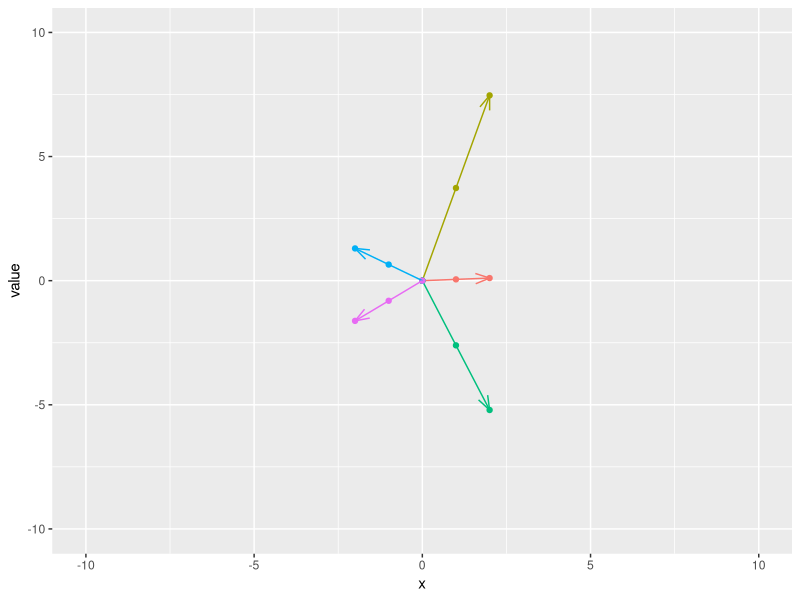
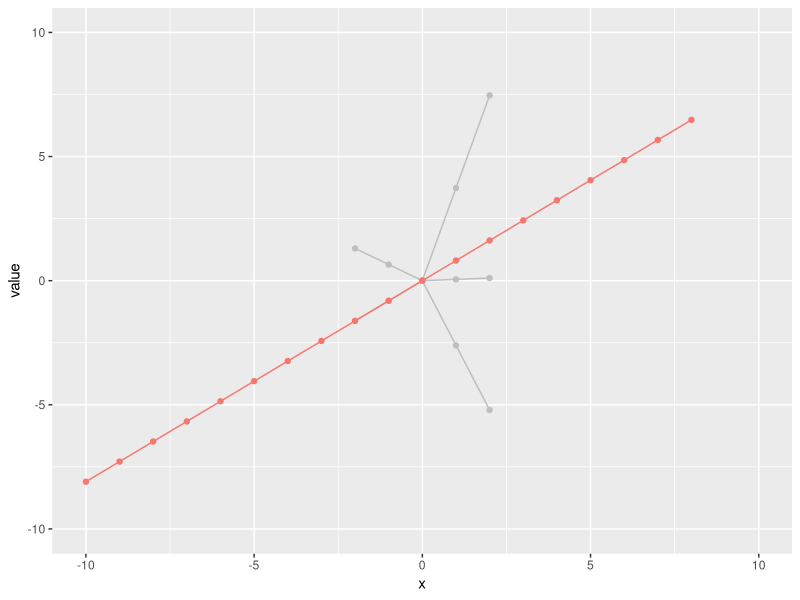
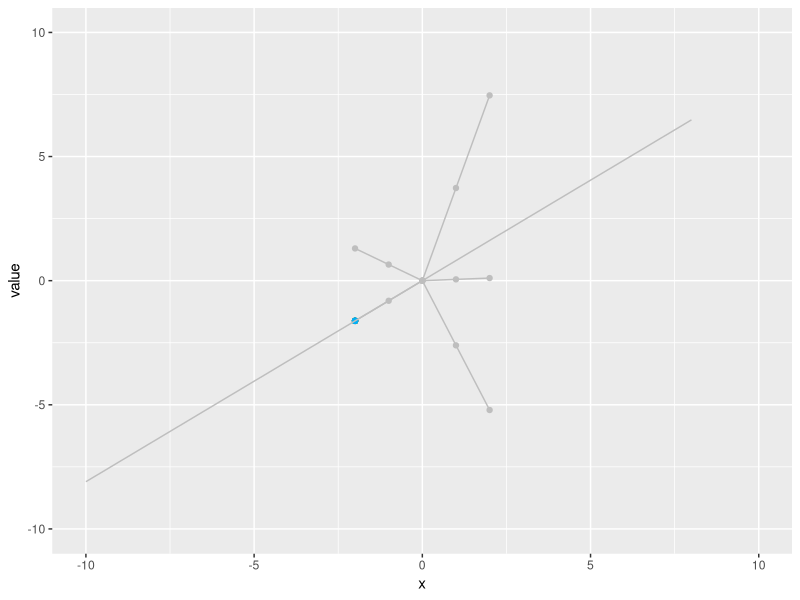
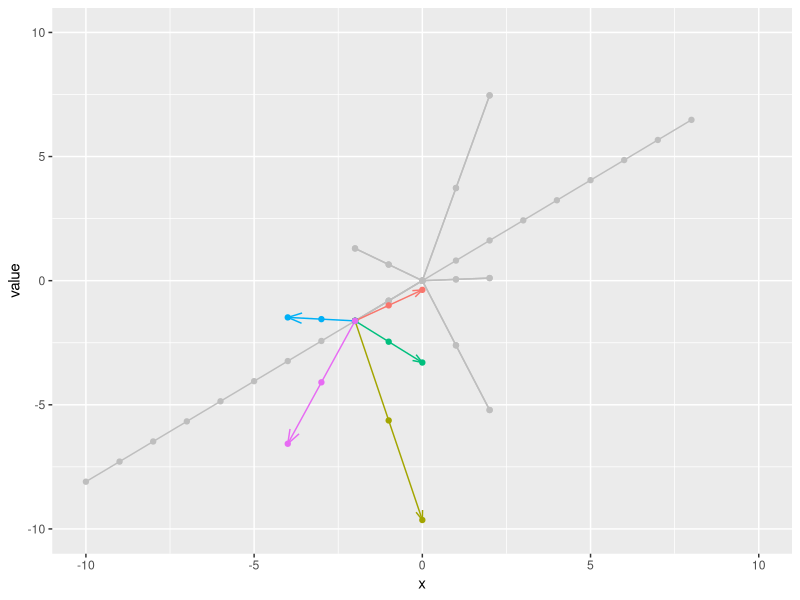
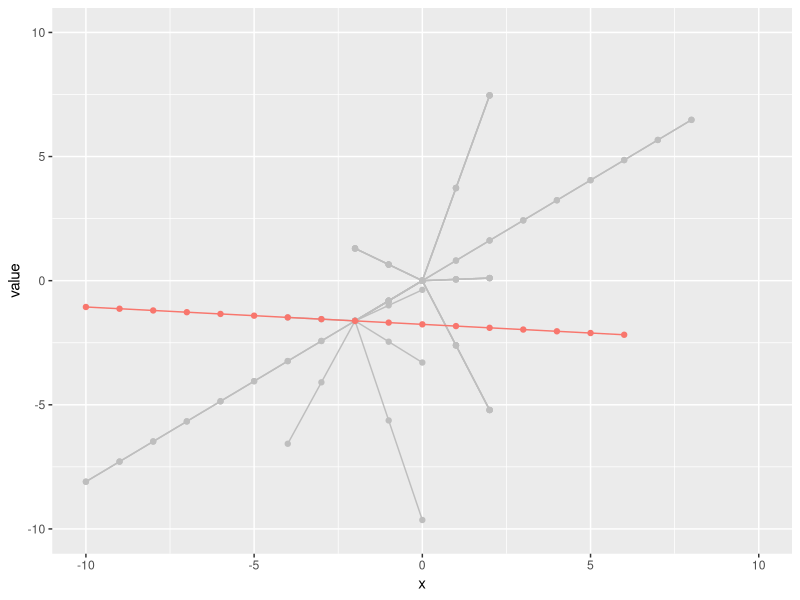
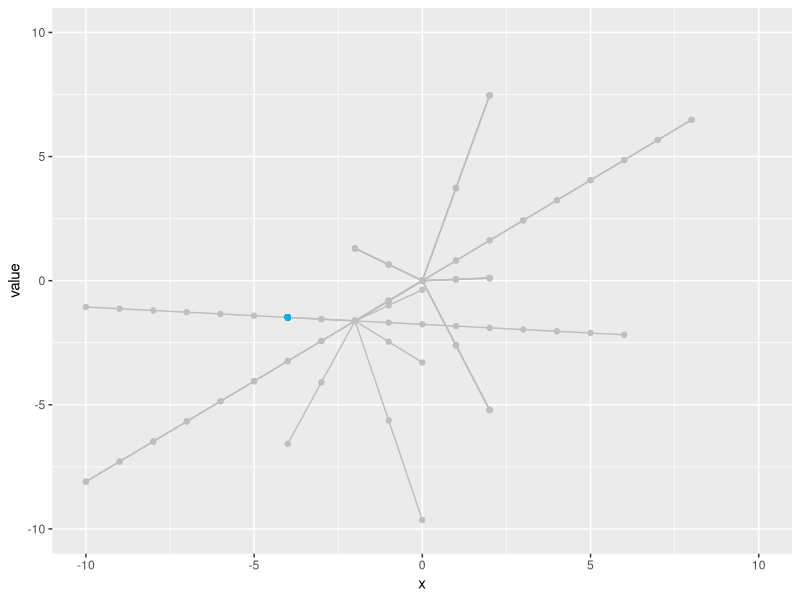
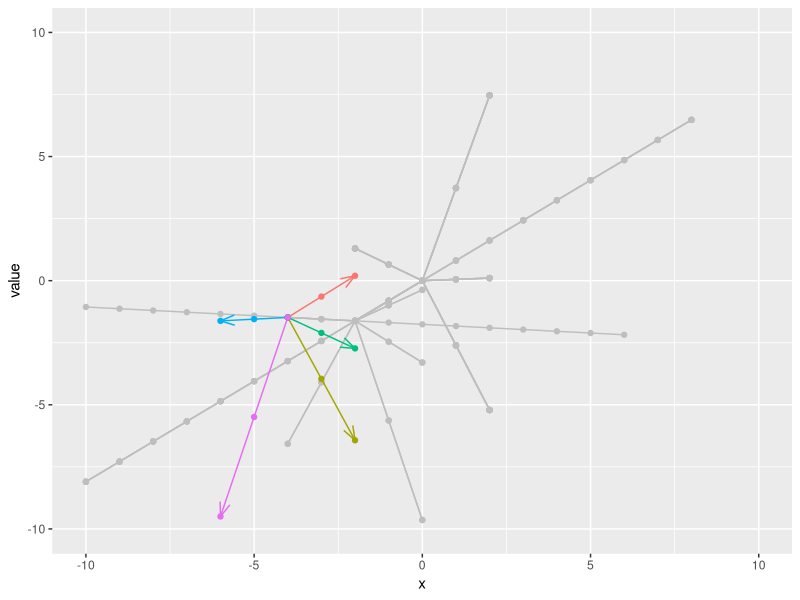

Reproduce these figures in R, in order.
## ---- chunk 1
knitr::opts_chunk$set(echo = TRUE, 
                      warning = FALSE)
library(tidyverse)
## ---- chunk 2

line_expr <- function(x, a, b, degree, randomness){
  tan((degree + randomness)*pi /180) * (x-a) + b
}


y1 <- function(x,a,b,randomness){
  line_expr(degree = 0,x,a,b, randomness)
}

y2 <- function(x,a,b,randomness){
  line_expr(degree = 72,x,a,b, randomness)
}

y3 <- function(x,a,b,randomness){
  line_expr(degree =72*2,x,a,b, randomness)
}

y4 <- function(x,a,b,randomness){
  line_expr(degree = 72*3,x,a,b, randomness)
}

y5 <- function(x,a,b,randomness){
  line_expr(degree = 72*4,x,a,b, randomness)
}

draw_cluster <- function(x_best = NULL, y_best = NULL, length, iter, randomness){
  
  #browser()
  
  if(length(x_best) == 0){
    
    best <- sample(1:nrow(dt),1)
    
    x_best <- dt[best, "x"]
    y_best <- dt[best, "value"]
    
    a <- x_best
    b <- y_best
  }else{
    
  }

  x1 <- seq(x_best, length.out = length)
  x2 <- seq(x_best, length.out = length, by = -1)
  
  df1 <- data.frame(x = x1, a = x_best, b= y_best, randomness = randomness)
  df2 <- data.frame(x = x2, a = x_best, b= y_best, randomness = randomness)
  
  f1 <- list(y1, y2, y5)
  f2 <- list(y3, y4)
  
  map_to_line1 <- function(f) pmap(df1, f)
  map_to_line2 <- function(f) pmap(df2, f)
  
  dt1 <- map(f1, map_to_line1) %>% 
    unlist() %>% as.data.frame() %>% 
    mutate(x = rep(x_best:(x_best + length-1), 3), 
           y = rep(c(1,2,5),each = length))
  colnames(dt1)[1] <- "value"  
  
  dt2 <- map(f2, map_to_line2) %>% 
    unlist() %>% as.data.frame() %>% 
    mutate(x = rep(x_best:(x_best- length +1), 2), 
           y = rep(c(3, 4),each = length))
  colnames(dt2)[1] <- "value"  
  
  dt <- bind_rows(dt1, dt2) %>% 
    mutate(iter=  iter)
    
  
  return(dt)
}


gen_line <- function(x_best, y_best, y, iter, randomness){
  
  dt <- pmap(data.frame(x = (x_best-10):(x_best+10),a = x_best,b = y_best, 
                        randomness = randomness), y) %>% 
    unlist() %>% as.data.frame() %>% 
    mutate(x = rep((x_best-10):(x_best+ 10), 1), 
           y = rep(4,each = length(x)), 
           type = 1, 
           iter = iter)
  colnames(dt)[1] <- "value"  
  
  return(dt)
}
## ---- chunk 3
dt_a <- draw_cluster(0, 0, length =3, iter = 1, randomness = 3) %>% 
  mutate(frame = 1, type = 0)

dt_a %>% filter(y %in% c(1,2,5)) %>% 
  ggplot(aes(x = x, y = value, group = y, color = as.factor(y))) + 
  geom_point() + 
  geom_line(arrow = arrow(angle = 20, length = unit(0.15, "inches"))) + 
  geom_point(data =  dt_a %>% filter(y %in% c(3,4)), 
         aes(x = x, y = value, group = y, color = as.factor(y))) + 
  geom_line(data =  dt_a %>% filter(y %in% c(3,4)), 
         aes(x = x, y = value, group = y, color = as.factor(y)), 
         arrow = arrow(end = "first", angle = 20, length = unit(0.15, "inches"))) + 
  xlim(-10, 10) + 
  ylim(-10, 10) + 
  theme(legend.position = "none")
## ---- chunk 4

x_best <- -2
y_best <- dt_a$value[which(dt_a$x == -2 & dt_a$y ==4)][1]

dt2 <- gen_line(x_best, y_best, y4, iter = 2, randomness= 3)

data2 <- bind_rows(dt_a, dt2) %>% 
  mutate(frame = 2) %>% 
  bind_rows(dt_a)

dt_a %>% 
  ggplot(aes(x = x, y = value, group = interaction(y, frame, iter))) +
  geom_line(col = "gray") + 
  geom_point(col = "gray") +
  xlim(-10, 10) + 
  ylim(-10, 10) + 
  geom_line(data = dt2, aes(x = x, y = value, group = y, col = as.factor(y))) + 
  geom_point(data = dt2, aes(x = x, y = value, group = y, col = as.factor(y))) + 
  theme(legend.position = "none")
  
## ---- chunk 5

x_best <- -2
y_best <- dt_a$value[which(dt_a$x == -2 & dt_a$y ==4)][1]

dt2 <- gen_line(x_best, y_best, y4, iter = 2, randomness= 3)

data2 <- bind_rows(dt_a, dt2) %>% 
  mutate(frame = 2) %>% 
  bind_rows(dt_a)

dt_a %>% 
  ggplot(aes(x = x, y = value, group = interaction(y, frame, iter))) +
  geom_line(col = "gray") + 
  geom_point(col = "gray") +
  xlim(-10, 10) + 
  ylim(-10, 10) + 
  geom_point(aes(x = x_best, y = y_best, col = as.factor(y))) + 
  geom_line(data = dt2, aes(x = x, y = value, group = y), col = "gray") + 
  theme(legend.position = "none")

## ---- chunk 6

dt_b <- draw_cluster(x_best = x_best,y_best = y_best,length= 3, iter = 3, randomness = 32) %>% 
  mutate(type = 0)

data3 <- bind_rows(data2, dt_b) %>% 
  mutate(frame = 3) %>% 
  bind_rows(data2)

data2 %>% 
  ggplot(aes(x = x, y = value, group = interaction(y, frame, iter))) +
  geom_line(col = "gray") + 
  geom_point(col = "gray") +
  xlim(-10, 10) + 
  ylim(-10, 10) + 
  geom_line(data = dt_b %>% filter(y %in% c(1,2,5)), 
            aes(x = x, y = value, group = interaction(y, iter), col = as.factor(y)), 
            arrow = arrow(angle = 20, length = unit(0.1, "inches"))) +
  geom_point(data = dt_b %>% filter(y %in% c(1,2,5)), 
            aes(x = x, y = value, group = interaction(y, iter), col = as.factor(y))) +
  geom_line(data = dt_b %>% filter(y %in% c(3,4)), 
             aes(x = x, y = value, group = interaction(y, iter), col = as.factor(y)),
            arrow = arrow(end = "first", angle = 20, length = unit(0.15, "inches"))) + 
  geom_point(data = dt_b %>% filter(y %in% c(3,4)), 
             aes(x = x, y = value, group = interaction(y, iter), col = as.factor(y))) + 
  theme(legend.position = "none")


## ---- chunk 7
x_best <- -4
y_best <- dt_b$value[which(dt_b$x == -4 & dt_b$y ==3 & dt_b$iter == 3)]

dt4 <- gen_line(x_best, y_best, y3, iter = 4, randomness= 32)

data4 <- bind_rows(data3, dt4) %>% 
  mutate(frame = 4) %>% 
  bind_rows(data3)

data3 %>% 
  ggplot(aes(x = x, y = value, group = interaction(y, frame, iter))) +
  geom_line(col = "gray") + 
  geom_point(col = "gray") +
  xlim(-10, 10) + 
  ylim(-10, 10) + 
  geom_line(data = dt4, aes(x = x, y = value, 
                          group = interaction(y, iter), col = as.factor(y))) + 
  geom_point(data = dt4, aes(x = x, y = value, 
                          group = interaction(y, iter), col = as.factor(y))) + 
  theme(legend.position = "none")


## ---- chunk 8
x_best <- -4
y_best <- dt_b$value[which(dt_b$x == -4 & dt_b$y ==3 & dt_b$iter == 3)]

dt4 <- gen_line(x_best, y_best, y3, iter = 4, randomness= 32)

data4 <- bind_rows(data3, dt4) %>% 
  mutate(frame = 4) %>% 
  bind_rows(data3)

data3 %>% 
  ggplot(aes(x = x, y = value, group = interaction(y, frame, iter))) +
  geom_line(col = "gray") + 
  geom_point(col = "gray") +
  xlim(-10, 10) + 
  ylim(-10, 10) + 
  geom_line(data = dt4, aes(x = x, y = value, 
                          group = interaction(y, iter)), col = "gray" ) + 
  geom_point(data = dt4, aes(x = x, y = value, 
                          group = interaction(y, iter)), col = "gray") + 
  geom_point(aes(x = x_best, y = y_best, col = as.factor(y))) +
  theme(legend.position = "none")


## ---- chunk 9

dt_c <- draw_cluster(x_best = x_best,y_best = y_best,length= 3, iter = 5, 
                     randomness = 40) %>% 
  mutate(type = 0)

data5 <- bind_rows(data4, dt_c) %>% 
  mutate(frame = 5) %>% 
  bind_rows(data4)

data4 %>% 
  ggplot(aes(x = x, y = value, group = interaction(y, frame, iter))) +
  geom_line(col = "gray") + 
  geom_point(col = "gray") +
  xlim(-10, 10) + 
  ylim(-10, 10) + 
  geom_line(data = dt_c %>% filter(y %in% c(1,2,5)), 
            aes(x = x, y = value, group = interaction(y, iter), col = as.factor(y)), 
            arrow  = arrow(angle = 20, length = unit(0.15, "inches"))) +
  geom_point(data = dt_c %>% filter(y %in% c(1,2,5)), 
            aes(x = x, y = value, group = interaction(y, iter), col = as.factor(y))) +
  geom_line(data = dt_c %>% filter(y %in% c(3,4)), 
             aes(x = x, y = value, group = interaction(y, iter), col = as.factor(y)),
            arrow = arrow(end = "first", angle = 20, length = unit(0.15, "inches"))) + 
  geom_point(data = dt_c %>% filter(y %in% c(3,4)), 
             aes(x = x, y = value, group = interaction(y, iter), col = as.factor(y))) + 
  theme(legend.position = "none")

